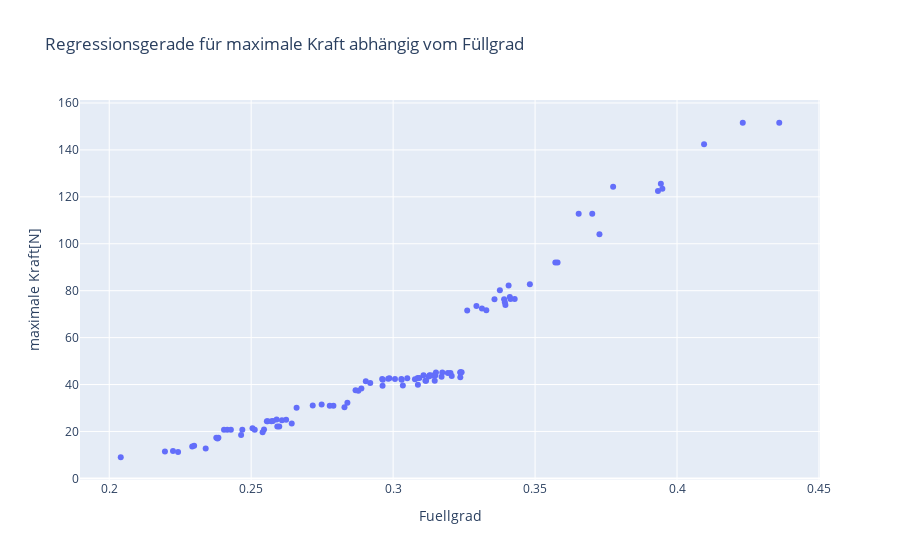

Notebook code for this chart:
### Code cell
import plotly.express as px
import plotly.graph_objects as go
from ipywidgets import interact, FloatSlider
import numpy as np


# Scatter plot
fig = px.scatter(eingabedaten,
    x='Fuellgrad',
    y=ausgabedaten,
    title='Regressionsgerade für maximale Kraft abhängig vom Füllgrad',
    labels={'y': 'maximale Kraft[N]'}
)

# Interactive function for updating the regression line
def update_regression_line(weight=1.0, intercept=0.0):
    fig.data = []  # Clear existing data to avoid overlapping lines
    fig.add_trace(go.Scatter(x=eingabedaten['Fuellgrad'], y=ausgabedaten, mode='markers', name='Daten'))

    # Calculate regression line based on slider values
    regression_line = weight * eingabedaten['Fuellgrad'] + intercept
    fig.add_trace(go.Scatter(
        x=eingabedaten['Fuellgrad'],
        y=regression_line,
        mode='lines',
        name='Regressionsgerade',
        line=dict(color='red')
    ))
    
    fig.update_layout(xaxis_range=[0.15, 0.45], yaxis_range=[0,250])
    fig.show()

# Sliders for controlling weight and intercept
interact(
    update_regression_line,
    weight=FloatSlider(value=1.0, min=500, max=600, step=5, description='Steigung'),
    intercept=FloatSlider(value=0.0, min=-120, max=-100, step=1, description='y-Achsenabschnitt')
)

### Figure 1 — Plotly figure (JSON) as saved in the notebook; plotly's stock layout.template omitted (floating-point values rounded to 4 significant figures)
{"data": [{"hovertemplate": "Fuellgrad=%{x}<br>maximale Kraft[N]=%{y}<extra></extra>", "legendgroup": "", "marker": {"color": "#636efa", "symbol": "circle"}, "mode": "markers", "name": "", "orientation": "v", "showlegend": false, "type": "scatter", "x": [0.2292, 0.279, 0.2829, 0.2599, 0.2919, 0.3202, 0.3943, 0.3087, 0.3129, 0.2963, 0.2041, 0.2987, 0.303, 0.4232, 0.2904, 0.3151, 0.2983, 0.2416, 0.3571, 0.3376, 0.3396, 0.2545, 0.3701, 0.2299, 0.3293, 0.4095, 0.2505, 0.2717, 0.305, 0.2748, 0.2225, 0.3034, 0.2469, 0.3237, 0.254, 0.3775, 0.2608, 0.2839, 0.3407, 0.2385, 0.3114, 0.3654, 0.2196, 0.3092, 0.313, 0.3391, 0.2382, 0.234, 0.3261, 0.3148, 0.3125, 0.3173, 0.266, 0.3116, 0.3147, 0.2643, 0.3933, 0.3237, 0.2404, 0.3328, 0.2513, 0.3394, 0.3579, 0.259, 0.3482, 0.3206, 0.3411, 0.3948, 0.2877, 0.2623, 0.2555, 0.2592, 0.2961, 0.3171, 0.3138, 0.3414, 0.3007, 0.3727, 0.2868, 0.436, 0.3313, 0.2571, 0.2465, 0.3241, 0.2888, 0.3357, 0.3237, 0.2964, 0.2577, 0.2243, 0.2777, 0.3428, 0.3107, 0.2377, 0.3087, 0.3193, 0.2558, 0.3077, 0.3029, 0.2429], "xaxis": "x", "y": [13.58, 30.99, 30.31, 22.1, 40.66, 44.94, 125.6, 39.94, 43.99, 39.49, 9.01, 42.65, 42.07, 151.6, 41.39, 45.08, 42.42, 20.75, 91.97, 80.17, 73.89, 20.87, 112.8, 13.91, 73.47, 142.4, 21.4, 31.05, 42.65, 31.44, 11.69, 39.55, 20.75, 45.09, 19.68, 124.3, 24.79, 32.2, 82.25, 17.37, 41.65, 112.8, 11.43, 42.82, 43.82, 76.33, 16.96, 12.77, 71.6, 43.82, 43.4, 45.08, 30.09, 41.65, 41.65, 23.41, 122.4, 45.26, 20.75, 71.64, 20.77, 75.08, 91.97, 25.1, 82.77, 43.59, 77.35, 123.5, 37.34, 24.96, 24.3, 22.1, 42.34, 43.3, 43.82, 76.44, 42.34, 104.0, 37.61, 151.6, 72.36, 24.3, 18.45, 45.26, 38.34, 76.33, 43.07, 42.07, 24.47, 11.22, 30.99, 76.44, 43.99, 17.37, 42.82, 44.92, 24.3, 42.24, 42.34, 20.75], "yaxis": "y"}], "layout": {"legend": {"tracegroupgap": 0}, "title": {"text": "Regressionsgerade für maximale Kraft abhängig vom Füllgrad"}, "xaxis": {"anchor": "y", "domain": [0, 1], "title": {"text": "Fuellgrad"}}, "yaxis": {"anchor": "x", "domain": [0, 1], "title": {"text": "maximale Kraft[N]"}}}}
